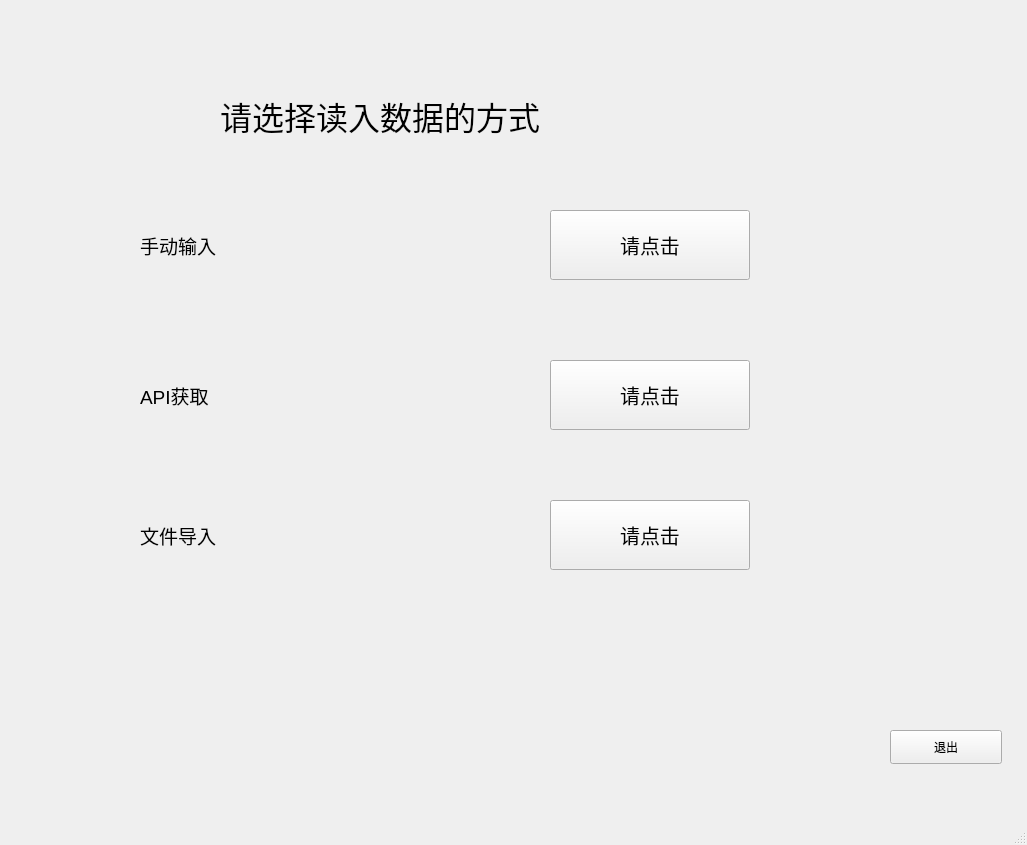
<?xml version="1.0" encoding="UTF-8"?>
<ui version="4.0">
 <class>MainWindow</class>
 <widget class="QMainWindow" name="MainWindow">
  <property name="geometry">
   <rect>
    <x>0</x>
    <y>0</y>
    <width>1027</width>
    <height>845</height>
   </rect>
  </property>
  <property name="windowTitle">
   <string>MainWindow</string>
  </property>
  <widget class="QWidget" name="centralwidget">
   <widget class="QPushButton" name="pushButton">
    <property name="geometry">
     <rect>
      <x>890</x>
      <y>730</y>
      <width>112</width>
      <height>34</height>
     </rect>
    </property>
    <property name="styleSheet">
     <string notr="true">QPushButton:hover{
	
	background-color: qradialgradient(spread:reflect, cx:0.24214, cy:0.864, radius:2, fx:0, fy:1, stop:0.0438596 rgba(242, 165, 194, 255), stop:0.311404 rgba(182, 146, 167, 255), stop:0.574561 rgba(113, 155, 166, 241), stop:0.872807 rgba(150, 106, 161, 255));
}</string>
    </property>
    <property name="text">
     <string>退出</string>
    </property>
   </widget>
   <widget class="QLabel" name="label">
    <property name="geometry">
     <rect>
      <x>220</x>
      <y>70</y>
      <width>501</width>
      <height>91</height>
     </rect>
    </property>
    <property name="font">
     <font>
      <pointsize>24</pointsize>
     </font>
    </property>
    <property name="text">
     <string>请选择读入数据的方式</string>
    </property>
   </widget>
   <widget class="QPushButton" name="pushButton_2">
    <property name="geometry">
     <rect>
      <x>550</x>
      <y>210</y>
      <width>200</width>
      <height>70</height>
     </rect>
    </property>
    <property name="font">
     <font>
      <pointsize>15</pointsize>
     </font>
    </property>
    <property name="styleSheet">
     <string notr="true">QPushButton:hover{
	
	background-color: qradialgradient(spread:reflect, cx:0.24214, cy:0.864, radius:2, fx:0, fy:1, stop:0.0438596 rgba(242, 165, 194, 255), stop:0.311404 rgba(182, 146, 167, 255), stop:0.574561 rgba(113, 155, 166, 241), stop:0.872807 rgba(150, 106, 161, 255));
}</string>
    </property>
    <property name="text">
     <string>请点击</string>
    </property>
   </widget>
   <widget class="QPushButton" name="pushButton_3">
    <property name="geometry">
     <rect>
      <x>550</x>
      <y>360</y>
      <width>200</width>
      <height>70</height>
     </rect>
    </property>
    <property name="font">
     <font>
      <pointsize>15</pointsize>
     </font>
    </property>
    <property name="styleSheet">
     <string notr="true">QPushButton:hover{
	
	background-color: qradialgradient(spread:reflect, cx:0.24214, cy:0.864, radius:2, fx:0, fy:1, stop:0.0438596 rgba(242, 165, 194, 255), stop:0.311404 rgba(182, 146, 167, 255), stop:0.574561 rgba(113, 155, 166, 241), stop:0.872807 rgba(150, 106, 161, 255));
}</string>
    </property>
    <property name="text">
     <string>请点击</string>
    </property>
   </widget>
   <widget class="QPushButton" name="pushButton_4">
    <property name="geometry">
     <rect>
      <x>550</x>
      <y>500</y>
      <width>200</width>
      <height>70</height>
     </rect>
    </property>
    <property name="font">
     <font>
      <pointsize>15</pointsize>
     </font>
    </property>
    <property name="styleSheet">
     <string notr="true">QPushButton:hover{
	
	background-color: qradialgradient(spread:reflect, cx:0.24214, cy:0.864, radius:2, fx:0, fy:1, stop:0.0438596 rgba(242, 165, 194, 255), stop:0.311404 rgba(182, 146, 167, 255), stop:0.574561 rgba(113, 155, 166, 241), stop:0.872807 rgba(150, 106, 161, 255));
}</string>
    </property>
    <property name="text">
     <string>请点击</string>
    </property>
   </widget>
   <widget class="QLabel" name="label_2">
    <property name="geometry">
     <rect>
      <x>140</x>
      <y>220</y>
      <width>120</width>
      <height>50</height>
     </rect>
    </property>
    <property name="font">
     <font>
      <family>Agency FB</family>
      <pointsize>14</pointsize>
     </font>
    </property>
    <property name="text">
     <string>手动输入</string>
    </property>
   </widget>
   <widget class="QLabel" name="label_3">
    <property name="geometry">
     <rect>
      <x>140</x>
      <y>370</y>
      <width>120</width>
      <height>50</height>
     </rect>
    </property>
    <property name="font">
     <font>
      <pointsize>14</pointsize>
     </font>
    </property>
    <property name="text">
     <string>API获取</string>
    </property>
   </widget>
   <widget class="QLabel" name="label_4">
    <property name="geometry">
     <rect>
      <x>140</x>
      <y>510</y>
      <width>120</width>
      <height>50</height>
     </rect>
    </property>
    <property name="font">
     <font>
      <pointsize>14</pointsize>
     </font>
    </property>
    <property name="text">
     <string>文件导入</string>
    </property>
   </widget>
  </widget>
  <widget class="QMenuBar" name="menubar">
   <property name="geometry">
    <rect>
     <x>0</x>
     <y>0</y>
     <width>1027</width>
     <height>29</height>
    </rect>
   </property>
  </widget>
  <widget class="QStatusBar" name="statusbar"/>
 </widget>
 <resources/>
 <connections/>
</ui>
